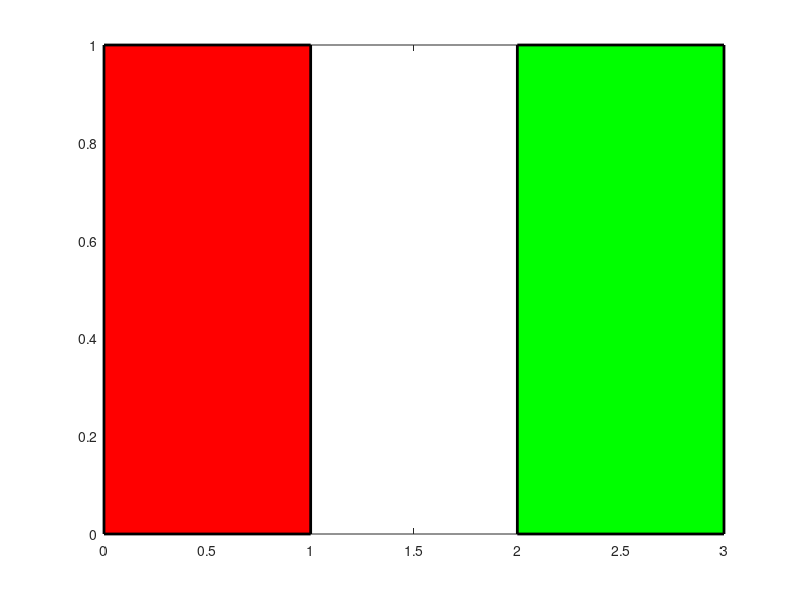

Write MATLAB code to recreate this figure. (Note: this script raises an error after producing the figure.)
%=============================================================================
% Copyright (c) 2016-present Allan CORNET (Nelson)
%=============================================================================
% This file is part of Nelson.
%=============================================================================
% LICENCE_BLOCK_BEGIN
% SPDX-License-Identifier: LGPL-3.0-or-later
% LICENCE_BLOCK_END
%=============================================================================
% <--ADV-CLI MODE-->
%=============================================================================
f = figure('Visible', 'off');
x1 = [0 1 1 0];
y1 = [0 0 1 1];
x2 = x1 + 2;
y2 = y1;
h = fill(x1, y1, 'r', x2, y2, 'g', 'LineWidth', 2);
asserts.isequal(size(h), [1 2]);
asserts.istrue(isgraphics(h(1), 'patch'));
asserts.istrue(isgraphics(h(2), 'patch'));
asserts.isequal(h(1).LineWidth, 2);
asserts.isequal(h(2).LineWidth, 2);
%=============================================================================
